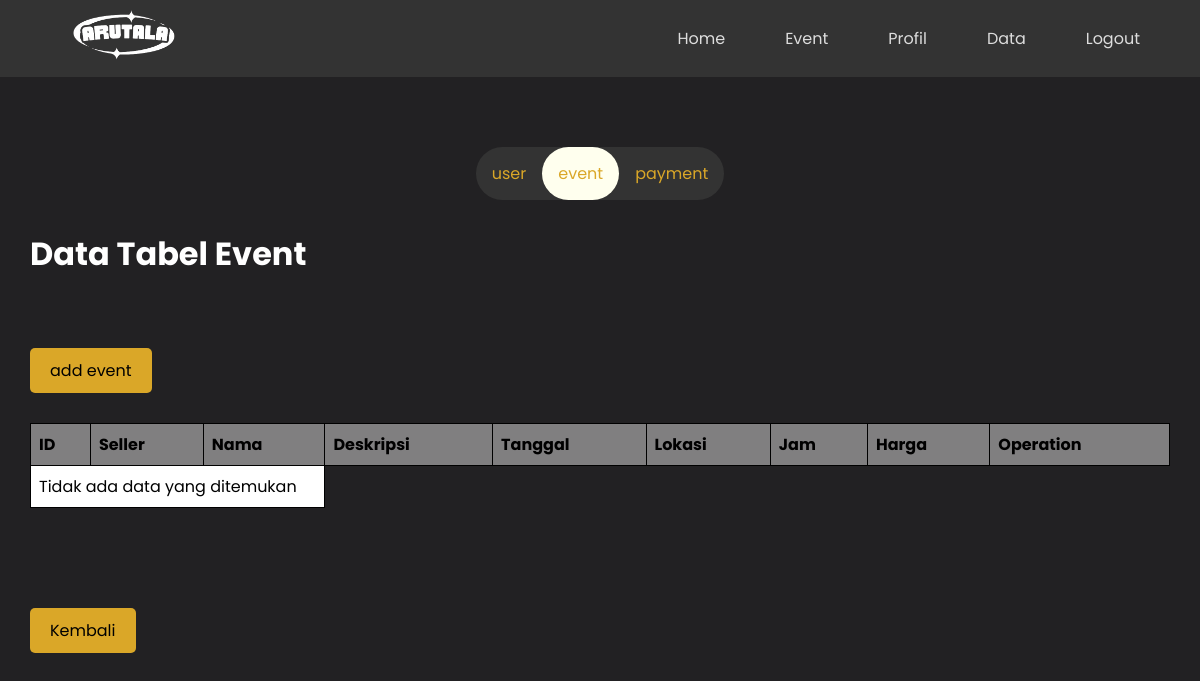
/data-event.php (signed in), run on an earlier commit of the app's database.
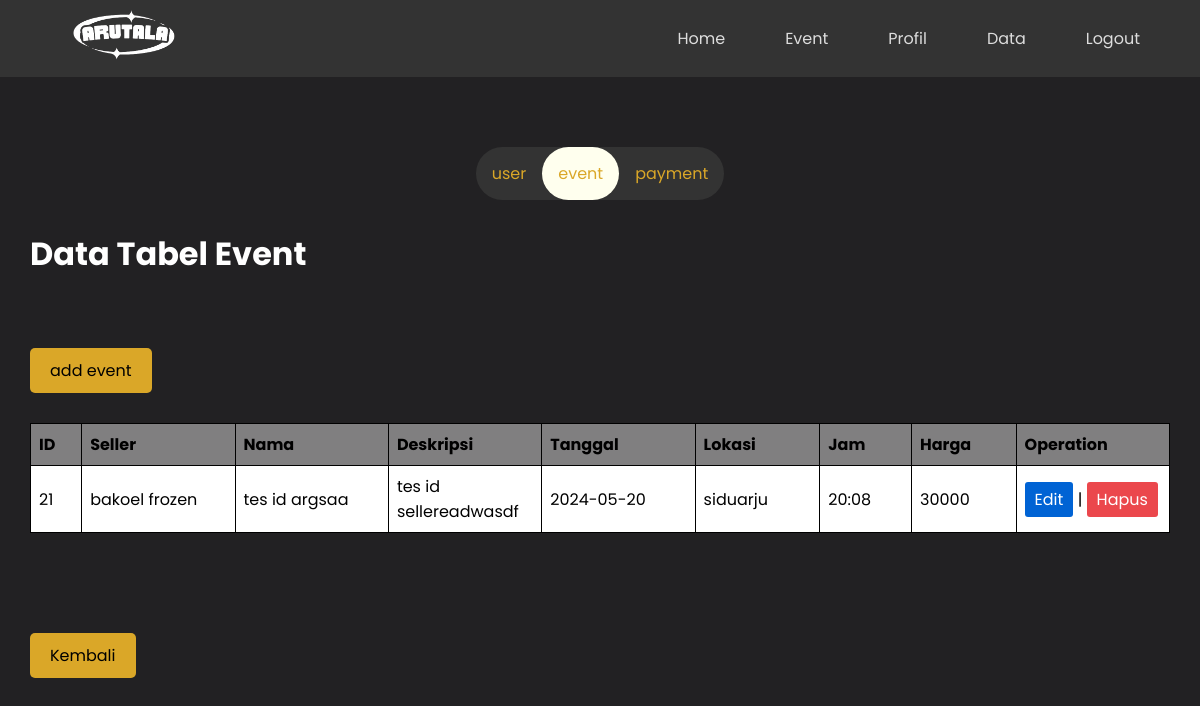
And on a later commit of the database.
### tables this page shows
CREATE TABLE `event` (
  `id` int(11) NOT NULL,
  `idseller` int(30) NOT NULL,
  `nama` varchar(20) NOT NULL,
  `deskripsi` varchar(1000) NOT NULL,
  `tanggal` date NOT NULL,
  `lokasi` varchar(30) NOT NULL,
  `jam` varchar(10) NOT NULL,
  `gambar` text NOT NULL,
  `harga` int(10) NOT NULL
);

CREATE TABLE `user` (
  `id` int(11) NOT NULL,
  `name` varchar(20) NOT NULL,
  `email` varchar(30) NOT NULL,
  `password` varchar(30) NOT NULL,
  `level` varchar(6) NOT NULL
);

### data-event.php (the view, shortened to what this page needs)
<?php
require 'koneksi.php';
include 'nav.php';
?>
<!DOCTYPE html>
<html lang="en">
<head>
</head>
<body>
<div class='nav'>
        <ul>
            <div class='user'><li><a href='data.php'>user</a></li></div>
            <div class='event'><li><a href='data-event.php'>event</a></li></div>
            <div class='payment'><li><a href='data-payment.php'>payment</a></li></div>
        </ul>
    </div>
    <div class="all">
<h1>Data Tabel Event</h1>
<a href="addevent.php" class = "add-user">add event</a>
<table>
    <tr>
        <th>ID</th>
        <th>Seller</th>
        <th>Nama</th>
        <th>Deskripsi</th>
        <th>Tanggal</th>
        <th>Lokasi</th>
        <th>Jam</th>
        <th>Harga</th>
        <th>Operation</th>
    </tr>
    <?php
$query = "SELECT
e.id,
u.name AS seller,
e.nama,
e.deskripsi,
e.tanggal,
e.lokasi,
e.jam,
e.harga
FROM
event AS e
JOIN
user AS u ON e.idseller = u.id
";
$result = mysqli_query($conn, $query);
    if (mysqli_num_rows($result) > 0) {
        while ($row = mysqli_fetch_assoc($result)) {
            echo "<tr>";
            echo "<td>" . $row["id"] . "</td>";
            echo "<td>" . $row["seller"] . "</td>";
            echo "<td>" . $row["nama"] . "</td>";
            echo "<td>" . $row["deskripsi"] . "</td>";
            echo "<td>" . $row["tanggal"] . "</td>";
            echo "<td>" . $row["lokasi"] . "</td>";
            echo "<td>" . $row["jam"] . "</td>";
            echo "<td>" . $row["harga"] . "</td>";
            echo "<td>";
            echo "<a class='edit'href='editevent.php?id=".$row['id']."'>Edit</a> | ";
            echo "<a class='hapus'href='hapusevent.php?id=".$row['id']."'>Hapus</a>";
            echo "</td>";
            echo "</tr>";
        }
    } else {
        echo "<tr><td colspan='3'>Tidak ada data yang ditemukan</td></tr>";
    }
    ?>
</table>
<a class = 'kembali' href="landing-page.php">Kembali</a>
</div>
</body>
</html>

### nav.php (shortened to what this page needs)
<!DOCTYPE html>
<html lang="en">
<head>
</head>
<body>
    <nav class="navbar">
        <ul>
        <li><a href="landing-page.php"><img src="aru.png" width="130px" height="80px" margin-top="5px" alt="Landing Page"></a></li>
        </ul>
        <ul>
            <li><a href="landing-page.php">Home</a></li>
            <li><a href="event.php">Event</a></li>
            <li><a href="profil.php">Profil</a></li>
            <?php
            if ($_SESSION['admin']) {
                echo "<li><a href='data.php'>Data</a></li>";
            }
            ?>
            <li><a href="logout.php">Logout</a></li>
        </ul>
    </nav>
</body>
</html>

### nav.php (style rules this page uses)
* { margin: 0; padding: 0; box-sizing: border-box; }
.navbar { background-color: #333; overflow: hidden; font-family: 'Poppins', sans-serif; width: 100%; position: sticky; top: 0; z-index: 1000; display: flex; justify-content: space-between; align-items: center; padding: 10px 20px; }
.navbar ul { list-style-type: none; margin: 0; padding: 0; overflow: hidden; display: flex; align-items: center; }
.navbar li { margin-right: 20px; }
.navbar a { color: #ddd; text-decoration: none; padding: 15px 20px; transition: color 0.3s; }
.navbar img { width: 130px; height: 50px; object-fit: cover; margin-left: 20px; }

### data-event.php (style rules this page uses)
body { font-family: 'Poppins', sans-serif; }
.nav { overflow: hidden; font-family: 'Poppins', sans-serif; display: flex; justify-content: center; margin-top: 70px; }
.nav ul { background-color: #333; border-radius: 30px; list-style-type: none; margin: 0; padding: 0; display: flex; justify-content: space-between; }
.nav a { display: block; color: rgb(218, 167, 40); text-align: center; padding: 14px 16px; text-decoration: none; }
.event { background-color: #ffe; border-radius: 30px; }
table { border-collapse: collapse; width: 100%; margin-right: 30px; margin-top: 30px; margin-bottom: 30px; }
th, td { border: 1px solid black; padding: 8px; text-align: left; border-color: #000; background-color: #fff; color: #000; max-width: 100px; }
th { background-color: rgb(128, 127, 128); }
body { background-color: rgb(34, 33, 35); color: #fff; }
.all { margin: 30px; }
a.add-user, a.kembali { display: inline-block; padding: 10px 20px; background-color: rgb(218, 167, 40); color: black; text-decoration: none; border-radius: 5px; margin-top: 70px; }
a.edit { display: inline-block; padding: 5px 10px; background-color: rgb(0, 99, 212); color: white; text-decoration: none; border-radius: 3px; }
a.hapus { display: inline-block; padding: 5px 10px; background-color: rgb(235, 71, 76); color: white; text-decoration: none; border-radius: 3px; }

What changed in the data, as far as the page shows it:
added event: id "21", user.name "bakoel frozen", nama "tes id argsaa", deskripsi "tes id sellereadwasdf", tanggal "2024-05-20", lokasi "siduarju", jam "20:08", harga "30000"
Also different on the page:
text no longer shown: "Tidak ada data yang ditemukan"
